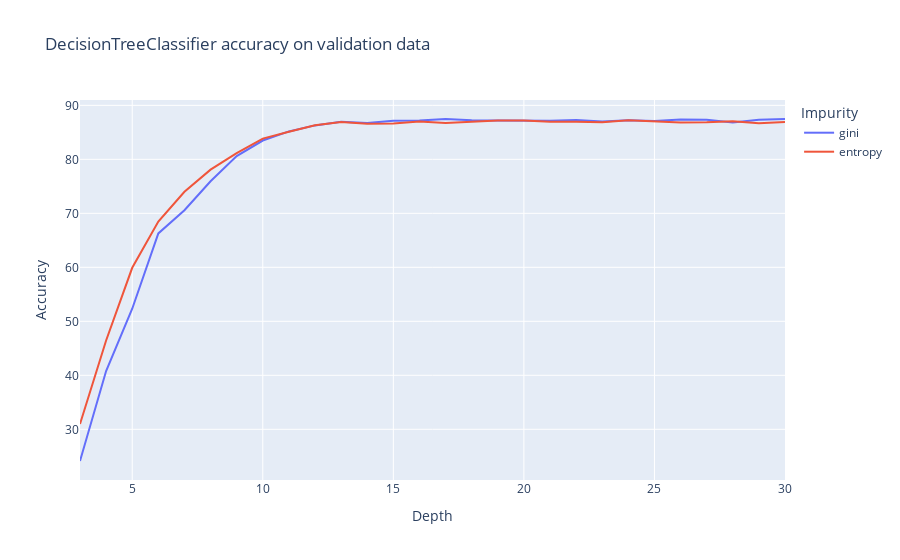

Here is the notebook cell this chart was saved with:
### Code cell
#Plotting data
df = pd.DataFrame(df, columns = ['Depth', 'Impurity', 'Accuracy'])
px.line(df, x="Depth", y = 'Accuracy', color='Impurity', title="DecisionTreeClassifier accuracy on validation data")

### Figure 1 — Plotly figure (JSON) as saved in the notebook; plotly's stock layout.template omitted (floating-point values rounded to 4 significant figures)
{"data": [{"hovertemplate": "Impurity=gini<br>Depth=%{x}<br>Accuracy=%{y}<extra></extra>", "legendgroup": "gini", "line": {"color": "#636efa", "dash": "solid"}, "mode": "lines", "name": "gini", "orientation": "v", "showlegend": true, "type": "scatter", "x": [3, 4, 5, 6, 7, 8, 9, 10, 11, 12, 13, 14, 15, 16, 17, 18, 19, 20, 21, 22, 23, 24, 25, 26, 27, 28, 29, 30], "xaxis": "x", "y": [24.13, 40.8, 52.33, 66.29, 70.57, 75.94, 80.6, 83.49, 85.17, 86.29, 86.96, 86.73, 87.13, 87.21, 87.47, 87.24, 87.19, 87.13, 87.14, 87.29, 87.03, 87.24, 87.11, 87.39, 87.34, 86.84, 87.34, 87.47], "yaxis": "y"}, {"hovertemplate": "Impurity=entropy<br>Depth=%{x}<br>Accuracy=%{y}<extra></extra>", "legendgroup": "entropy", "line": {"color": "#EF553B", "dash": "solid"}, "mode": "lines", "name": "entropy", "orientation": "v", "showlegend": true, "type": "scatter", "x": [3, 4, 5, 6, 7, 8, 9, 10, 11, 12, 13, 14, 15, 16, 17, 18, 19, 20, 21, 22, 23, 24, 25, 26, 27, 28, 29, 30], "xaxis": "x", "y": [30.99, 46.44, 59.91, 68.49, 73.99, 78.09, 81.14, 83.84, 85.1, 86.33, 86.93, 86.6, 86.66, 86.99, 86.71, 86.91, 87.17, 87.21, 86.94, 86.96, 86.86, 87.23, 86.99, 86.84, 86.87, 87.07, 86.67, 86.93], "yaxis": "y"}], "layout": {"legend": {"title": {"text": "Impurity"}, "tracegroupgap": 0}, "title": {"text": "DecisionTreeClassifier accuracy on validation data"}, "xaxis": {"anchor": "y", "domain": [0, 1], "title": {"text": "Depth"}}, "yaxis": {"anchor": "x", "domain": [0, 1], "title": {"text": "Accuracy"}}}}
